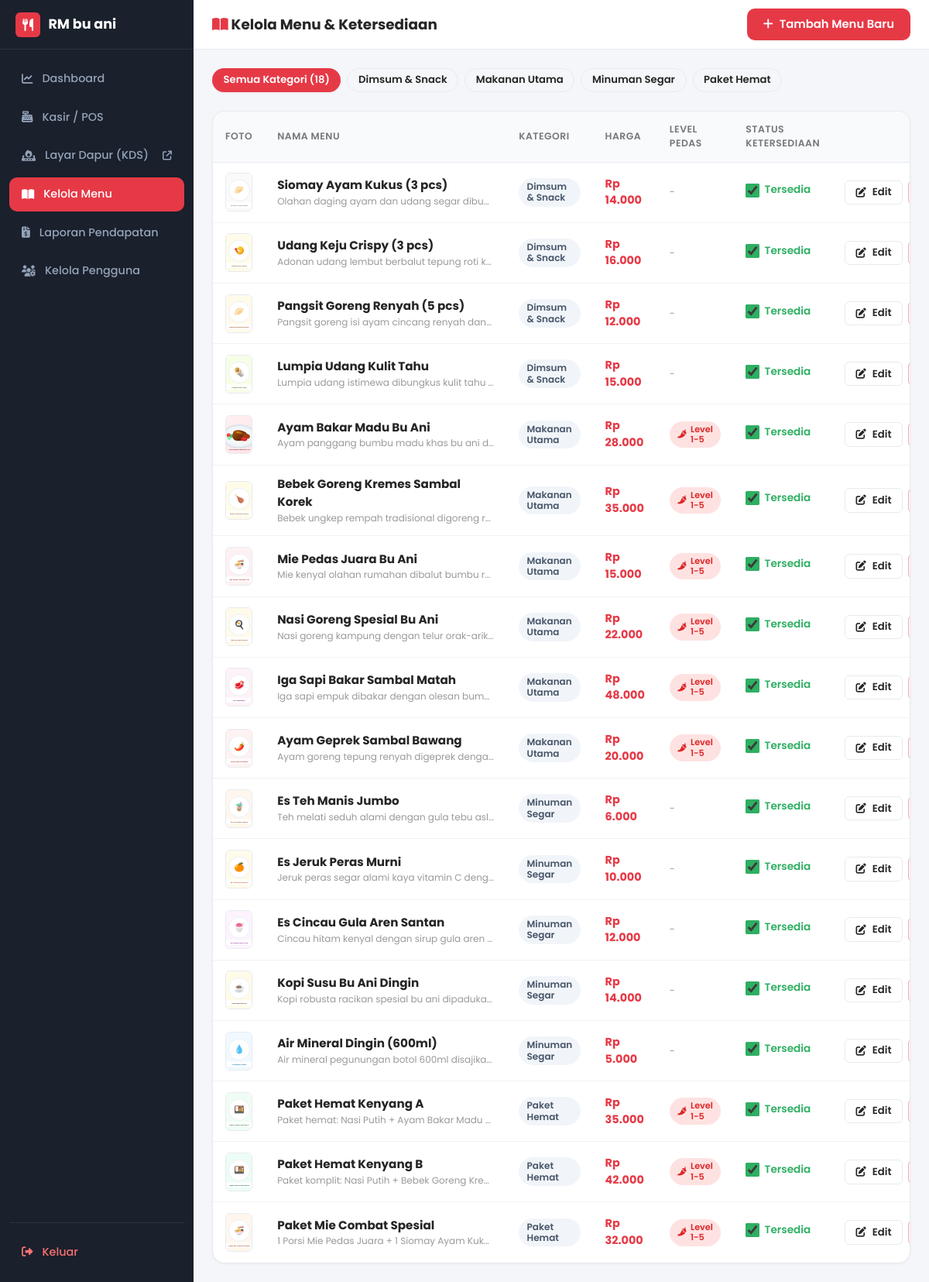
The app's page /admin/menu.php (signed in) with its own data.
### tables this page shows
CREATE TABLE IF NOT EXISTS `menus` (
  `id` BIGINT UNSIGNED NOT NULL AUTO_INCREMENT,
  `name` VARCHAR(150) NOT NULL,
  `description` TEXT DEFAULT NULL,
  `price` DECIMAL(12,2) NOT NULL,
  `image` VARCHAR(255) DEFAULT NULL,
  `category` VARCHAR(100) NOT NULL,
  `supports_spicy` TINYINT(1) NOT NULL DEFAULT 0,
  `is_available` TINYINT(1) NOT NULL DEFAULT 1,
  `created_at` DATETIME NOT NULL DEFAULT CURRENT_TIMESTAMP,
  `updated_at` DATETIME NOT NULL DEFAULT CURRENT_TIMESTAMP ON UPDATE CURRENT_TIMESTAMP,
  PRIMARY KEY (`id`),
  KEY `idx_menus_category` (`category`),
  KEY `idx_menus_is_available` (`is_available`)
);

### config.php (called while the page is built, shortened)
<?php
if (!function_exists('e')) {
    function e(?string $text): string {
        return htmlspecialchars($text ?? '', ENT_QUOTES, 'UTF-8');
    }
}

### includes/functions.php (called while the page is built, shortened)
<?php
require_once __DIR__ . '/../config.php';
function format_rupiah(float|int|string $amount, bool $showPrefix = true): string {
    $num = (float)$amount;
    $formatted = number_format($num, 0, ',', '.');
    return $showPrefix ? 'Rp ' . $formatted : $formatted;
}

### admin/menu.php (the view, shortened to what this page needs)
<?php
require_once __DIR__ . '/../config.php';
require_once __DIR__ . '/../includes/functions.php';
try {
    $db = getDB();
    $categories = $db->query("SELECT DISTINCT category FROM menus ORDER BY category ASC")->fetchAll(PDO::FETCH_COLUMN);
    $catFilter = trim($_GET['cat'] ?? '');
    $sql = "SELECT * FROM menus";
    $params = [];
    $sql .= " ORDER BY category ASC, id ASC";
    $stmt = $db->prepare($sql);
    $stmt->execute($params);
    $menus = $stmt->fetchAll();
} catch (Exception $e) {
    die("Database error: " . $e->getMessage());
}
require_once __DIR__ . '/../includes/header.php';
?>
<div class="admin-layout">
  <aside class="admin-sidebar no-print">
    <div class="admin-sidebar-header">
      <div class="app-brand-logo" style="width:32px; height:32px; font-size:1rem;">
        <i class="fa-solid fa-utensils"></i>
      </div>
      <span style="font-weight:700; font-size:1.1rem; color:#ffffff;"><?= APP_NAME ?></span>
    </div>
    <nav class="admin-sidebar-nav">
      <a href="<?= BASE_URL ?>admin/dashboard.php" class="admin-nav-item">
        <i class="fa-solid fa-chart-line"></i> Dashboard
      </a>
      <a href="<?= BASE_URL ?>admin/orders.php" class="admin-nav-item">
        <i class="fa-solid fa-cash-register"></i> Kasir / POS
      </a>
      <a href="<?= BASE_URL ?>admin/kitchen.php" class="admin-nav-item" target="_blank">
        <i class="fa-solid fa-fire-burner"></i> Layar Dapur (KDS) <i class="fa-solid fa-arrow-up-right-from-square" style="font-size:0.75rem; margin-left:auto;"></i>
      </a>
      <a href="<?= BASE_URL ?>admin/menu.php" class="admin-nav-item active">
        <i class="fa-solid fa-book-open"></i> Kelola Menu
      </a>
      <a href="<?= BASE_URL ?>admin/reports.php" class="admin-nav-item">
        <i class="fa-solid fa-file-invoice-dollar"></i> Laporan Pendapatan
      </a>
      <a href="<?= BASE_URL ?>admin/users.php" class="admin-nav-item">
        <i class="fa-solid fa-users-gear"></i> Kelola Pengguna
      </a>
      <div style="margin-top:auto; padding-top:1rem; border-top:1px solid rgba(255,255,255,0.08);">
        <a href="<?= BASE_URL ?>logout.php" class="admin-nav-item" style="color:#f87171;">
          <i class="fa-solid fa-right-from-bracket"></i> Keluar
        </a>
      </div>
    </nav>
  </aside>
  <main class="admin-main">
    <header class="admin-topbar no-print">
      <div style="display:flex; align-items:center; gap:0.5rem;">
        <h2 style="font-size:1.15rem; font-weight:700; margin:0;"><i class="fa-solid fa-book-open" style="color:var(--primary);"></i> Kelola Menu & Ketersediaan</h2>
      </div>
      <a href="<?= BASE_URL ?>admin/menu-form.php" class="sy-btn sy-btn-primary">
        <i class="fa-solid fa-plus"></i> Tambah Menu Baru
      </a>
    </header>
    <div class="admin-content">
      <div style="display:flex; gap:0.5rem; margin-bottom:1.25rem; overflow-x:auto; padding-bottom:4px;">
        <a href="<?= BASE_URL ?>admin/menu.php?cat=all" class="sy-btn <?= (empty($catFilter) || $catFilter === 'all') ? 'sy-btn-primary' : 'sy-btn-outline' ?> sy-btn-sm sy-btn-pill">
          Semua Kategori (<?= count($menus) ?>)
        </a>
        <?php foreach ($categories as $cat): ?>
          <a href="<?= BASE_URL ?>admin/menu.php?cat=<?= urlencode($cat) ?>" class="sy-btn <?= ($catFilter === $cat) ? 'sy-btn-primary' : 'sy-btn-outline' ?> sy-btn-sm sy-btn-pill">
            <?= e($cat) ?>
          </a>
        <?php endforeach; ?>
      </div>
      <div class="sy-card" style="padding:0; overflow:hidden;">
        <div class="sy-table-responsive" style="border:none;">
          <table class="sy-table">
            <thead>
              <tr>
                <th style="width:70px;">Foto</th>
                <th>Nama Menu</th>
                <th>Kategori</th>
                <th>Harga</th>
                <th>Level Pedas</th>
                <th>Status Ketersediaan</th>
                <th style="text-align:right;">Aksi</th>
              </tr>
            </thead>
            <tbody>
              <?php foreach ($menus as $m): ?>
                <tr>
                  <td>
                    <img src="<?= BASE_URL . e($m['image'] ?: 'assets/images/logo.svg') ?>" alt="<?= e($m['name']) ?>" style="width:50px; height:50px; object-fit:cover; border-radius:var(--radius-sm); border:1px solid var(--border);">
                  </td>
                  <td>
                    <div style="font-weight:700; font-size:0.95rem;"><?= e($m['name']) ?></div>
                    <div style="font-size:0.75rem; color:var(--text-muted); max-width:280px; text-overflow:ellipsis; overflow:hidden; white-space:nowrap;">
                      <?= e($m['description']) ?>
                    </div>
                  </td>
                  <td>
                    <span class="sy-badge" style="background:#f1f5f9; color:#475569;"><?= e($m['category']) ?></span>
                  </td>
                  <td style="font-weight:700; color:var(--primary);"><?= format_rupiah($m['price']) ?></td>
                  <td>
                    <?php if ($m['supports_spicy']): ?>
                      <span class="sy-badge badge-spicy"><i class="fa-solid fa-pepper-hot"></i> Level 1-5</span>
                    <?php else: ?>
                      <span style="font-size:0.8rem; color:var(--text-muted);">-</span>
                    <?php endif; ?>
                  </td>
                  <td>
                    <label style="display:inline-flex; align-items:center; gap:0.4rem; cursor:pointer;">
                      <input type="checkbox" onchange="toggleMenuAvailability(<?= $m['id'] ?>, this.checked)" <?= $m['is_available'] ? 'checked' : '' ?> style="width:18px; height:18px; accent-color:var(--success);">
                      <span style="font-size:0.85rem; font-weight:600; color:<?= $m['is_available'] ? 'var(--success)' : 'var(--danger)' ?>;">
                        <?= $m['is_available'] ? 'Tersedia' : 'Habis' ?>
                      </span>
                    </label>
                  </td>
                  <td style="text-align:right;">
                    <div style="display:flex; justify-content:flex-end; gap:0.4rem;">
                      <a href="<?= BASE_URL ?>admin/menu-form.php?id=<?= $m['id'] ?>" class="sy-btn sy-btn-outline sy-btn-sm" title="Edit Menu">
                        <i class="fa-solid fa-pen-to-square"></i> Edit
                      </a>
                      <button type="button" class="sy-btn sy-btn-outline sy-btn-sm" onclick="deleteMenu(<?= $m['id'] ?>, '<?= e(addslashes($m['name'])) ?>')" style="color:var(--danger); border-color:#fca5a5;" title="Hapus Menu">
                      </button>
                    </div>
                  </td>
                </tr>
              <?php endforeach; ?>
            </tbody>
          </table>
        </div>
      </div>
    </div>
  </main>
</div>
<?php require_once __DIR__ . '/../includes/footer.php'; ?>

### records on screen
menus: image (picture), name "Siomay Ayam Kukus (3 pcs)", description "Olahan daging ayam dan udang segar dibu…", category "Dimsum & Snack", price "Rp 14.000", is_available "☑", shows "Tersedia"
menus: image (picture), name "Udang Keju Crispy (3 pcs)", description "Adonan udang lembut berbalut tepung roti k…", category "Dimsum & Snack", price "Rp 16.000", is_available "☑", shows "Tersedia"
menus: image (picture), name "Pangsit Goreng Renyah (5 pcs)", description "Pangsit goreng isi ayam cincang renyah dan…", category "Dimsum & Snack", price "Rp 12.000", is_available "☑", shows "Tersedia"
menus: image (picture), name "Lumpia Udang Kulit Tahu", description "Lumpia udang istimewa dibungkus kulit tahu…", category "Dimsum & Snack", price "Rp 15.000", is_available "☑", shows "Tersedia"
menus: image (picture), name "Ayam Bakar Madu Bu Ani", description "Ayam panggang bumbu madu khas bu ani d…", category "Makanan Utama", price "Rp 28.000", supports_spicy 1 (drawn), is_available "☑", shows "Tersedia"
menus: image (picture), name "Bebek Goreng Kremes Sambal Korek", description "Bebek ungkep rempah tradisional digoreng r…", category "Makanan Utama", price "Rp 35.000", supports_spicy 1 (drawn), is_available "☑", shows "Tersedia"
menus: image (picture), name "Mie Pedas Juara Bu Ani", description "Mie kenyal olahan rumahan dibalut bumbu r…", category "Makanan Utama", price "Rp 15.000", supports_spicy 1 (drawn), is_available "☑", shows "Tersedia"
menus: image (picture), name "Nasi Goreng Spesial Bu Ani", description "Nasi goreng kampung dengan telur orak-arik…", category "Makanan Utama", price "Rp 22.000", supports_spicy 1 (drawn), is_available "☑", shows "Tersedia"
menus: image (picture), name "Iga Sapi Bakar Sambal Matah", description "Iga sapi empuk dibakar dengan olesan bum…", category "Makanan Utama", price "Rp 48.000", supports_spicy 1 (drawn), is_available "☑", shows "Tersedia"
menus: image (picture), name "Ayam Geprek Sambal Bawang", description "Ayam goreng tepung renyah digeprek denga…", category "Makanan Utama", price "Rp 20.000", supports_spicy 1 (drawn), is_available "☑", shows "Tersedia"
menus: image (picture), name "Es Teh Manis Jumbo", description "Teh melati seduh alami dengan gula tebu asl…", category "Minuman Segar", price "Rp 6.000", is_available "☑", shows "Tersedia"
menus: image (picture), name "Es Jeruk Peras Murni", description "Jeruk peras segar alami kaya vitamin C deng…", category "Minuman Segar", price "Rp 10.000", is_available "☑", shows "Tersedia"
menus: image (picture), name "Es Cincau Gula Aren Santan", description "Cincau hitam kenyal dengan sirup gula aren…", category "Minuman Segar", price "Rp 12.000", is_available "☑", shows "Tersedia"
menus: image (picture), name "Kopi Susu Bu Ani Dingin", description "Kopi robusta racikan spesial bu ani dipaduka…", category "Minuman Segar", price "Rp 14.000", is_available "☑", shows "Tersedia"
menus: image (picture), name "Air Mineral Dingin (600ml)", description "Air mineral pegunungan botol 600ml disajika…", category "Minuman Segar", price "Rp 5.000", is_available "☑", shows "Tersedia"
menus: image (picture), name "Paket Hemat Kenyang A", description "Paket hemat: Nasi Putih + Ayam Bakar Madu…", category "Paket Hemat", price "Rp 35.000", supports_spicy 1 (drawn), is_available "☑", shows "Tersedia"
menus: image (picture), name "Paket Hemat Kenyang B", description "Paket komplit: Nasi Putih + Bebek Goreng Kre…", category "Paket Hemat", price "Rp 42.000", supports_spicy 1 (drawn), is_available "☑", shows "Tersedia"
menus: image (picture), name "Paket Mie Combat Spesial", description "1 Porsi Mie Pedas Juara + 1 Siomay Ayam Kuk…", category "Paket Hemat", price "Rp 32.000", supports_spicy 1 (drawn), is_available "☑", shows "Tersedia"

### other values on screen
APP_NAME "RM bu ani"
count($menus) "18"
$cat "Dimsum & Snack"
$cat "Makanan Utama"
$cat "Minuman Segar"
$cat "Paket Hemat"
